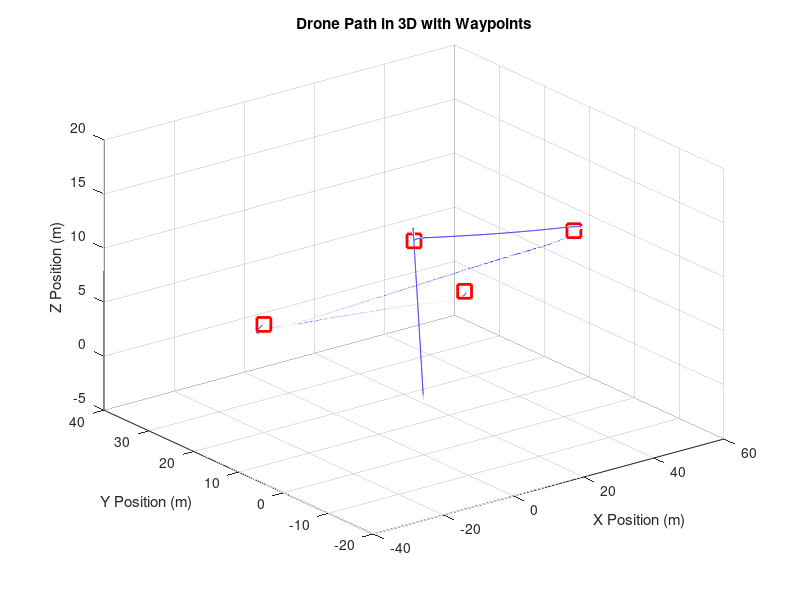
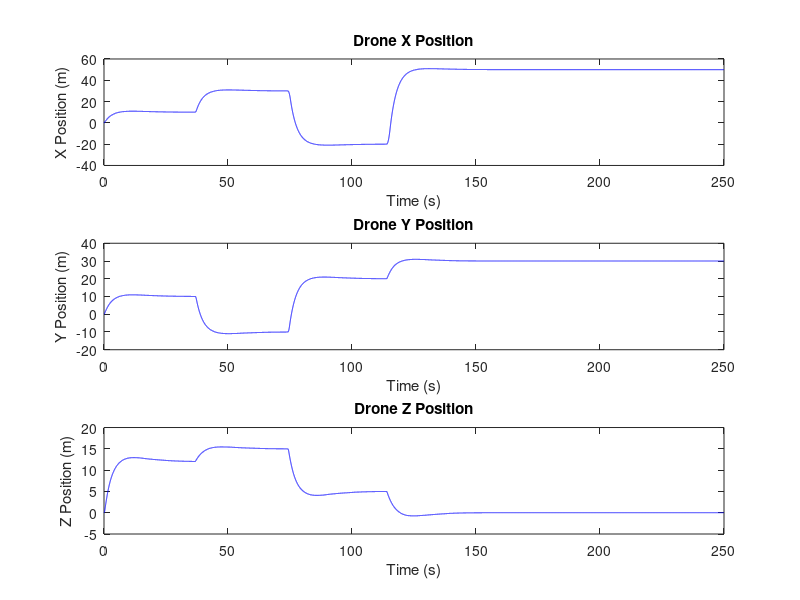
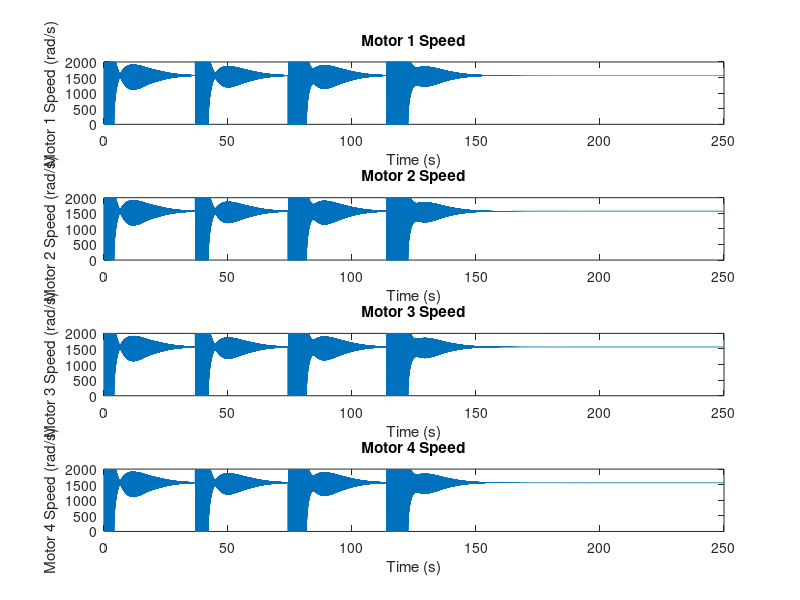

MATLAB code to generate these figures, in order:
clc;
close all;
clear;

% -------------------------------------------------------------------------
% Drone Physical Parameters
% -------------------------------------------------------------------------
m = 1.0;    % Mass of the drone (kg)
g = 9.81;   % Gravitational acceleration (m/s^2)
Ix = 0.01;  % Moment of inertia around x-axis (kg*m^2)
Iy = 0.01;  % Moment of inertia around y-axis (kg*m^2)
Iz = 0.02;  % Moment of inertia around z-axis (kg*m^2)
l = 0.1;    % Distance from the center to the propeller (m)
b = 1e-6;   % Thrust factor (N/(rad/s)^2)
d = 1e-7;   % Drag factor (N*m/(rad/s)^2)

% -------------------------------------------------------------------------
% PID Controller Gains
% -------------------------------------------------------------------------
Kp_pos = 10.0;  % Proportional gain for position
Ki_pos = 1.0;  % Integral gain for position
Kd_pos = 28.0;  % Derivative gain for position

Kp_yaw = 25.0;  % Proportional gain for yaw (yaw angle control)
Ki_yaw = 1.0;  % Integral gain for yaw
Kd_yaw = 12.0;  % Derivative gain for yaw

Kp_pitch = 35.0; % Proportional gain for pitch (pitch angle control)
Ki_pitch = 1.0; % Integral gain for pitch
Kd_pitch = 12.0; % Derivative gain for pitch

Kp_roll = 20.0;  % Proportional gain for roll (roll angle control)
Ki_roll = 5.0;  % Integral gain for roll
Kd_roll = 12.0;  % Derivative gain for roll

% -------------------------------------------------------------------------
% Initial State Variables
% -------------------------------------------------------------------------
% Start the drone at the origin [0, 0, 0]
x = 0; y = 0; z = 0; % Position (m)
phi = 0; theta = 0; psi = 0; % Orientation (rad)
u = 0; v = 0; w = 0; % Linear velocities (m/s)
p = 0; q = 0; r = 0; % Angular velocities (rad/s)

% -------------------------------------------------------------------------
% Waypoints (Target Positions)
% -------------------------------------------------------------------------
% Define waypoints in 3D space
waypoints = [10, 10, 12; 30, -10, 15; -20, 20, 5; 50, 30, 0]; % [x1, y1, z1; x2, y2, z2; ...]

% -------------------------------------------------------------------------
% Motor Speeds Initialization
% -------------------------------------------------------------------------
% Initial motor speeds are set arbitrarily
Omega1 = 1000; % Motor 1 speed (rad/s)
Omega2 = 1000; % Motor 2 speed (rad/s)
Omega3 = 1000; % Motor 3 speed (rad/s)
Omega4 = 1000; % Motor 4 speed (rad/s)

% -------------------------------------------------------------------------
% Simulation Parameters
% -------------------------------------------------------------------------
dt = 0.01;  % Time step (s)
time = 0:dt:250;  % Extended simulation time vector (s)

% Arrays to store the drone's position, orientation, and motor speeds over time
x_array = zeros(size(time));
y_array = zeros(size(time));
z_array = zeros(size(time));
phi_array = zeros(size(time));
theta_array = zeros(size(time));
psi_array = zeros(size(time));
Omega1_array = zeros(size(time));
Omega2_array = zeros(size(time));
Omega3_array = zeros(size(time));
Omega4_array = zeros(size(time));

% -------------------------------------------------------------------------
% Control and Navigation Variables
% -------------------------------------------------------------------------
waypoint_idx = 1;  % Current waypoint index
tolerance = 0.05;   % Reduced distance tolerance to ensure precise waypoint tracking (m)
max_velocity = 15;  % Increased maximum velocity (m/s) for faster movements

% Initialize PID integral errors
integral_error_x = 0;
integral_error_y = 0;
integral_error_z = 0;
integral_error_phi = 0;
integral_error_theta = 0;
integral_error_psi = 0;

% Anti-windup limits for integral errors
integral_limit = 13;  % Example limit, adjust as needed

% -------------------------------------------------------------------------
% Simulation Loop
% -------------------------------------------------------------------------
for t = 1:length(time)
    % Determine the current target waypoint
    if waypoint_idx <= size(waypoints, 1)
        x_target = waypoints(waypoint_idx, 1);
        y_target = waypoints(waypoint_idx, 2);
        z_target = waypoints(waypoint_idx, 3);
    else
        x_target = waypoints(end, 1);
        y_target = waypoints(end, 2);
        z_target = waypoints(end, 3);
    end
    
    % Desired position based on the current waypoint
    x_des = x_target;
    y_des = y_target;
    z_des = z_target;
    
    % Calculate position errors
    error_x = x_des - x;
    error_y = y_des - y;
    error_z = z_des - z;

    % Update integral errors with anti-windup
    integral_error_x = max(min(integral_error_x + error_x * dt, integral_limit), -integral_limit);
    integral_error_y = max(min(integral_error_y + error_y * dt, integral_limit), -integral_limit);
    integral_error_z = max(min(integral_error_z + error_z * dt, integral_limit), -integral_limit);
    
    % Calculate desired velocities with PID control
    u_des = Kp_pos * error_x + Ki_pos * integral_error_x - Kd_pos * u;
    v_des = Kp_pos * error_y + Ki_pos * integral_error_y - Kd_pos * v;
    w_des = Kp_pos * error_z + Ki_pos * integral_error_z - Kd_pos * w;
    
    % Calculate the distance to the target waypoint
    distance_to_target = norm([error_x, error_y, error_z]);
    
    % Limit the speed as the drone approaches the waypoint to prevent overshooting
    if distance_to_target < 5  % Start reducing speed within 5 meters of the waypoint
        scale_factor = distance_to_target / 5;
        u_des = max_velocity * scale_factor * sign(u_des);
        v_des = max_velocity * scale_factor * sign(v_des);
        w_des = max_velocity * scale_factor * sign(w_des);
    else
        u_des = max_velocity * sign(u_des);
        v_des = max_velocity * sign(v_des);
        w_des = max_velocity * sign(w_des);
    end
    
    % Orientation control errors
    error_phi = 0 - phi;
    error_theta = 0 - theta;
    error_psi = 0 - psi;
    
    % Update integral errors for orientation with anti-windup
    integral_error_phi = max(min(integral_error_phi + error_phi * dt, integral_limit), -integral_limit);
    integral_error_theta = max(min(integral_error_theta + error_theta * dt, integral_limit), -integral_limit);
    integral_error_psi = max(min(integral_error_psi + error_psi * dt, integral_limit), -integral_limit);

    % Calculate thrust and torques required to follow the desired path with PID control
    Ft = m * (g + w_des); % Thrust needed to counteract gravity and control altitude
    Ft = max(0, min(Ft, 20)); % Cap the thrust to a reasonable value

    tau_x = Kp_roll * error_phi + Ki_roll * integral_error_phi - Kd_roll * p;  % Roll torque
    tau_y = Kp_pitch * error_theta + Ki_pitch * integral_error_theta - Kd_pitch * q;  % Pitch torque
    tau_z = Kp_yaw * error_psi + Ki_yaw * integral_error_psi - Kd_yaw * r;  % Yaw torque
    
    % Calculate forces in the x, y, and z directions
    Fx = m * u_des;
    Fy = m * v_des;
    Fz = Ft - m * g; % Net force in the z direction
    
    % Update motor speeds based on control inputs
    Omega1 = sqrt((Ft / (4 * b)) - (tau_x / (2 * b * l)) - (tau_y / (2 * b * l)) - (tau_z / (4 * d)));
    Omega2 = sqrt((Ft / (4 * b)) - (tau_x / (2 * b * l)) + (tau_y / (2 * b * l)) + (tau_z / (4 * d)));
    Omega3 = sqrt((Ft / (4 * b)) + (tau_x / (2 * b * l)) + (tau_y / (2 * b * l)) - (tau_z / (4 * d)));
    Omega4 = sqrt((Ft / (4 * b)) + (tau_x / (2 * b * l)) - (tau_y / (2 * b * l)) + (tau_z / (4 * d)));
    
    % Ensure motor speeds are non-negative (physical constraint)
    Omega1 = max(0, min(Omega1, 2000)); % Example motor speed limit
    Omega2 = max(0, min(Omega2, 2000));
    Omega3 = max(0, min(Omega3, 2000));
    Omega4 = max(0, min(Omega4, 2000));
    
    % Store motor speeds for visualization
    Omega1_array(t) = Omega1;
    Omega2_array(t) = Omega2;
    Omega3_array(t) = Omega3;
    Omega4_array(t) = Omega4;
    
    % ---------------------------------------------------------------------
    % Equations of Motion
    % ---------------------------------------------------------------------
    % These equations update the drone's position and orientation based on
    % the forces and torques calculated by the PID controllers.
    x_dot = u;  % Change in x-position
    y_dot = v;  % Change in y-position
    z_dot = w;  % Change in z-position
    
    u_dot = r * v - q * w + Fx / m;  % Change in x-velocity
    v_dot = p * w - r * u + Fy / m;  % Change in y-velocity
    w_dot = q * u - p * v + Fz / m;  % Change in z-velocity
    
    p_dot = (Iy - Iz) * q * r / Ix + tau_x / Ix;  % Change in roll rate
    q_dot = (Iz - Ix) * p * r / Iy + tau_y / Iy;  % Change in pitch rate
    r_dot = (Ix - Iy) * p * q / Iz + tau_z / Iz;  % Change in yaw rate
    
    phi_dot = p + q * sin(phi) * tan(theta) + r * cos(phi) * tan(theta);  % Change in roll angle
    theta_dot = q * cos(phi) - r * sin(phi);  % Change in pitch angle
    psi_dot = q * sin(phi) / cos(theta) + r * cos(phi) / cos(theta);  % Change in yaw angle
    
    % ---------------------------------------------------------------------
    % Update State Variables
    % ---------------------------------------------------------------------
    % The state variables (position, velocity, orientation) are updated
    % based on the calculated derivatives.
    x = x + x_dot * dt;
    y = y + y_dot * dt;
    z = z + z_dot * dt;
    
    u = u + u_dot * dt;
    v = v + v_dot * dt;
    w = w + w_dot * dt;
    
    p = p + p_dot * dt;
    q = q + q_dot * dt;
    r = r + r_dot * dt;
    
    phi = phi + phi_dot * dt;
    theta = theta + theta_dot * dt;
    psi = psi + psi_dot * dt;
    
    % ---------------------------------------------------------------------
    % Store Results for Visualization
    % ---------------------------------------------------------------------
    % The drone's position and orientation are stored at each time step to
    % be plotted later.
    x_array(t) = x;
    y_array(t) = y;
    z_array(t) = z;
    phi_array(t) = phi;
    theta_array(t) = theta;
    psi_array(t) = psi;

    % ---------------------------------------------------------------------
    % Waypoint Navigation
    % ---------------------------------------------------------------------
    % If the drone is within the specified tolerance of the current waypoint,
    % move to the next waypoint in the sequence.
    if norm([x - x_target, y - y_target, z - z_target]) < tolerance
        waypoint_idx = waypoint_idx + 1; % Move to the next waypoint
    end
end

% -------------------------------------------------------------------------
% Visualization
% -------------------------------------------------------------------------
% The following sections plot the drone's path, orientation, and motor
% speeds over time, along with markers showing the locations of the waypoints.

% Plot results in 3D with waypoints
figure;
plot3(x_array, y_array, z_array, 'b');  % Drone path in blue
hold on;
plot3(waypoints(:,1), waypoints(:,2), waypoints(:,3), 'rs', 'MarkerSize', 10, 'LineWidth', 2);  % Waypoints as red squares
xlabel('X Position (m)');
ylabel('Y Position (m)');
zlabel('Z Position (m)');
title('Drone Path in 3D with Waypoints');
grid on;
hold off;

% Plot results in 2D with waypoints
figure;
subplot(3,1,1);
plot(time, x_array, 'b');
xlabel('Time (s)');
ylabel('X Position (m)');
title('Drone X Position');

subplot(3,1,2);
plot(time, y_array, 'b');
xlabel('Time (s)');
ylabel('Y Position (m)');
title('Drone Y Position');

subplot(3,1,3);
plot(time, z_array, 'b');
xlabel('Time (s)');
ylabel('Z Position (m)');
title('Drone Z Position');

% Plot motor speeds over time
figure;
subplot(4,1,1);
plot(time, Omega1_array);
xlabel('Time (s)');
ylabel('Motor 1 Speed (rad/s)');
title('Motor 1 Speed');

subplot(4,1,2);
plot(time, Omega2_array);
xlabel('Time (s)');
ylabel('Motor 2 Speed (rad/s)');
title('Motor 2 Speed');

subplot(4,1,3);
plot(time, Omega3_array);
xlabel('Time (s)');
ylabel('Motor 3 Speed (rad/s)');
title('Motor 3 Speed');

subplot(4,1,4);
plot(time, Omega4_array);
xlabel('Time (s)');
ylabel('Motor 4 Speed (rad/s)');
title('Motor 4 Speed');
